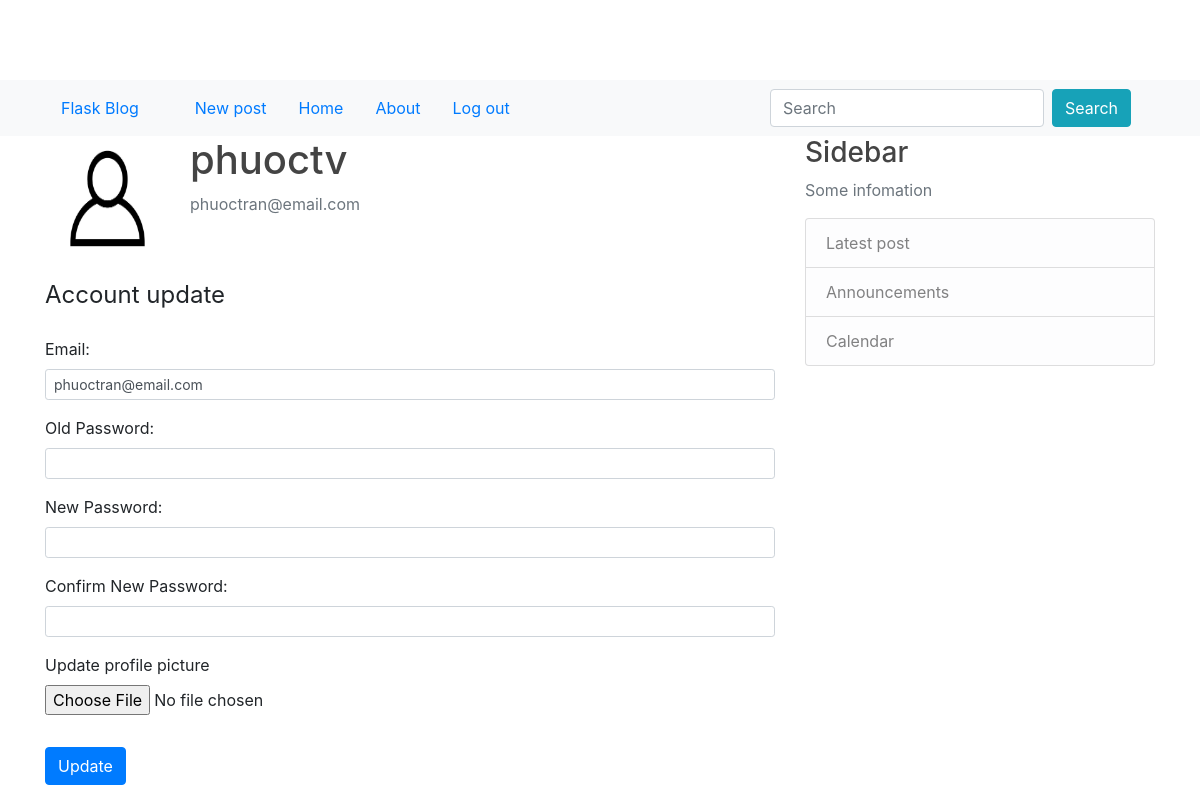
Before: /about (signed in) with the older database file.
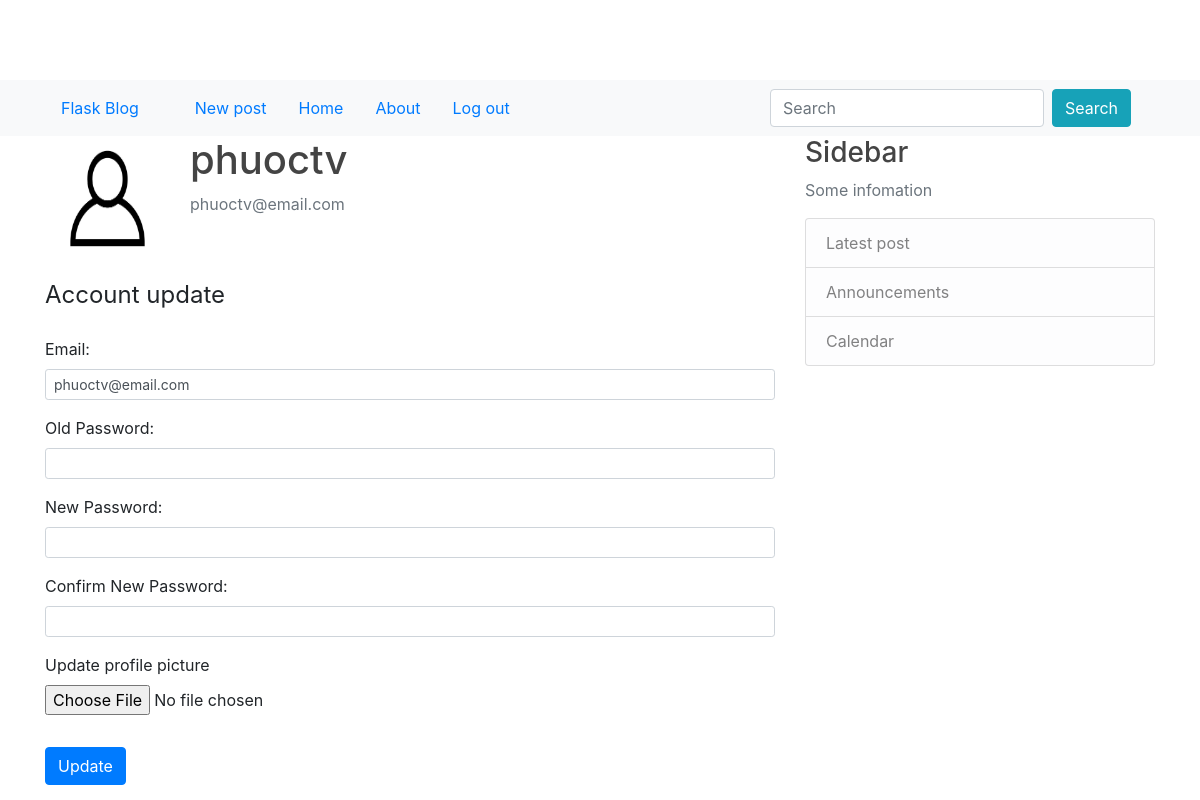
After: the same page with the newer database file.
### blog/models.py (models this page shows, shortened)
class User(db.Model, UserMixin):
    id = db.Column(db.Integer, primary_key=True)
    username = db.Column(db.String(20), unique=True, nullable=False)
    email = db.Column(db.String(120), unique=True, nullable=False)
    picture = db.Column(db.String(20), nullable=False, default='default.jpg')
    password = db.Column(db.String(60), nullable=False)
    posts = db.relationship('Post', backref='author', lazy=True)

### blog/routes.py (the view)
@app.route('/about', methods=['GET', 'POST'])
@login_required
def about():
    form = UpdateForm()
    if form.validate_on_submit():
        if form.picture.data:
            picture_file = save_picture(form.picture.data)
            current_user.picture = picture_file
        current_user.email = form.email.data
        new_pwd_hashed = crypt.generate_password_hash(form.new_password.data)
        current_user.password = new_pwd_hashed
        db.session.commit()
        flash(f'Your account have been update', 'success')
        return redirect(url_for('about'))
    elif request.method == 'GET':
        form.email.data = current_user.email
    picture = url_for('static', filename='pictures/' + current_user.picture)
    return render_template('about.html', title='About', picture=picture, form=form)

### blog/forms.py (shortened to what this page needs)
class UpdateForm(FlaskForm):
    email = StringField('Email:', validators=[DataRequired(), Email()])
    password = PasswordField('Old Password:', validators=[DataRequired()])
    new_password = PasswordField('New Password:', validators=[
                                     DataRequired()])
    confirm_password = PasswordField('Confirm New Password:', validators=[
        DataRequired(), EqualTo('new_password')])
    picture = FileField('Update profile picture', validators=[FileAllowed(['jpg', 'png', 'jpeg'])])
    submit = SubmitField('Update')

### blog/models.py (called while the page is built)
@login_manger.user_loader
def load_user(user_id):
    return User.query.get(int(user_id))

### blog/templates/about.html (shortened to what this page needs)
{% extends 'layout.html' %}
{% block content %}
    <div class="content">
        <div class="media">
            <img src="{{ picture }}" alt="profile picture" class="rounded-circle account-img">
            <div class="media-body">
                <h2 class="account-heading">{{ current_user.username }}</h2>
                <p class="text-secondary">{{ current_user.email }}</p>
            </div>
        </div>
        <div class="content">
            <form action="{{ url_for('about') }}" class="needs-validation" method="POST" enctype="multipart/form-data">
                <fieldset class="form-group">
                    <legend class="border-auto mb-4">Account update</legend>
                    <div class="form-group">
                        {{ form.email.label(class="form-control-label") }}
                        {% if form.email.errors %}
                            {{ form.email(class="form-control form-control-sm is-invalid") }}
                            <div class="invalid-feedback">
                                {% for error in form.email.errors %}
                                    <span>{{ error }}</span>
                                {% endfor %}
                            </div>
                        {% else %}
                            {{ form.email(class="form-control form-control-sm") }}
                        {% endif %}
                    </div>
                    <div class="form-group">
                        {{ form.password.label(class="form-control-label") }}
                        {% if form.password.errors %}
                            {{ form.password(class="form-control form-control-sm is-invalid") }}
                            <div class="invalid-feedback">
                                {% for error in form.password.errors %}
                                    <span>{{ error }}</span>
                                {% endfor %}
                            </div>
                        {% else %}
                            {{ form.password(class="form-control form-control-sm") }}
                        {% endif %}
                    </div>
                    <div class="form-group">
                        {{ form.new_password.label(class="form-control-label") }}
                        {% if form.new_password.errors %}
                            {{ form.new_password(class="form-control form-control-sm is-invalid") }}
                            <div class="invalid-feedback">
                                {% for error in form.new_password.errors %}
                                    <span>{{ error }}</span>
                                {% endfor %}
                            </div>
                        {% else %}
                            {{ form.new_password(class="form-control form-control-sm") }}
                        {% endif %}
                    </div>
                    <div class="form-group">
                        {{ form.confirm_password.label(class="form-control-label") }}
                        {% if form.confirm_password.errors %}
                            {{ form.confirm_password(class="form-control form-control-sm is-invalid") }}
                            <div class="invalid-feedback">
                                {% for error in form.confirm_password.errors %}
                                    <span>{{ error }}</span>
                                {% endfor %}
                            </div>
                        {% else %}
                            {{ form.confirm_password(class="form-control form-control-sm") }}
                        {% endif %}
                    </div>
                    <div class="form-group">
                        {{ form.picture.label() }}
                        {{ form.picture(class="form-control-file") }}
                    </div>
                </fieldset>
                <div class="form-group">
                    {{ form.submit(class="btn btn-primary") }}
                </div>
            </form>
        </div>
    </div>
{% endblock content %}

### blog/templates/layout.html (shortened to what this page needs)
<!DOCTYPE html>
<html lang="en">
<head>
    <link rel="stylesheet" href="https://stackpath.bootstrapcdn.com/bootstrap/4.3.1/css/bootstrap.min.css">
    <link rel="stylesheet" type="text/css" href="{{ url_for('static', filename='main.css') }}">
</head>
<body>
    <header class="blog-header">
        <nav class="navbar navbar-expand-sm bg-light navbar-light">
            <div class="container">
                <a href="{{ url_for('home') }}" class="navbar nav-brand mr-4">Flask Blog</a>
                <div class="collapse navbar-collapse" id="navbarToggle">
                    <div class="navbar-nav mr-auto">
                        {% if current_user.is_authenticated %}
                            <a href="{{ url_for('new_post') }}" class="navbar navbar-link">New post</a>
                            <a href="{{ url_for('home') }}" class="navbar navbar-link">Home</a>
                            <a href="{{ url_for('about') }}" class="navbar navbar-link">About</a>
                            <a href="{{ url_for('logout') }}" class="navbar navbar-link">Log out</a>
                        {% else %}
                            <a href="{{ url_for('register') }}" class="navbar navbar-link">Register</a>
                            <a href="{{ url_for('login') }}" class="navbar navbar-link">Log in</a>
                        {% endif %}
                    </div>
                </div>
                <div class="navbar-nav">
                    <form action="#" class="form-inline mr-4">
                        <input type="text" class="form-control mr-sm-2" placeholder="Search">
                        <button class="btn btn-info">Search</button>
                    </form>
                </div>
            </div>
        </nav>
    </header>
    <main role="main" class="container">
        <div class="row">
            <div class="col-sm-4 col-md-6 col-lg-8">
                {% block content%}
                {% endblock content %}
            </div>
            <div class="col-sm-8 col-md-6 col-lg-4">
                <h3>Sidebar</h3>
                <p class="text-muted">Some infomation</p>
                <ul class="list-group">
                    <li class="list-group-item list-group-item-light">Latest post</li>
                    <li class="list-group-item list-group-item-light">Announcements</li>
                    <li class="list-group-item list-group-item-light">Calendar</li>
                </ul>
            </div>
    </main>
</body>
</html>

### blog/static/main.css (style rules this page uses)
body { margin-top: 5em; }
h1, h2, h3, h4, h5, h6 { color: #444444; }
.account-img { height: 125px; width: 125px; margin-right: 20px; margin-bottom: 16px; }
.account-heading { font-size: 2.5rem; }

Changed rows visible on the page:
changed User "phuoctv": email "phuoctran@email.com" → "phuoctv@email.com"
